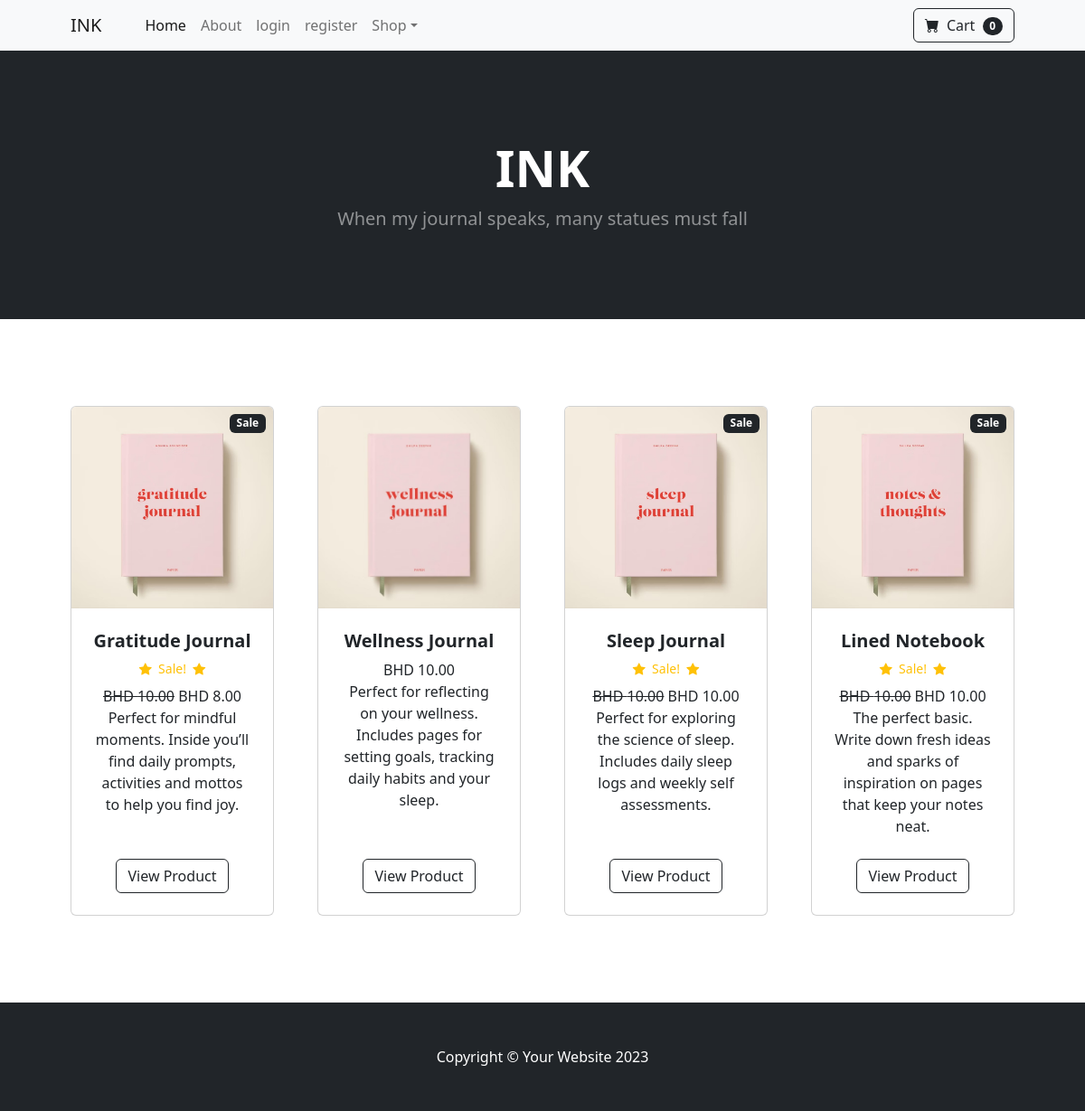
The page / on the database its author committed.
### main_app/models.py (models this page shows, shortened)
class Product(models.Model):
    name = models.CharField(max_length=50)
    price = models.DecimalField(default=0.0, decimal_places=2, max_digits=10)
    category = models.ForeignKey(Category, on_delete=models.CASCADE,default=1)
    description = models.TextField(max_length=250, default='', blank=True, null=True)
    image = models.ImageField(upload_to='uploads/products/')
    image = models.ImageField(upload_to='products/')
    is_sale = models.BooleanField(default=False)
    sale_price = models.DecimalField(default=0.0, decimal_places=2, max_digits=6)

### main_app/views.py (the view)
# urls.py: path('', views.home, name='home'),
def home(request):
    products = Product.objects.all()
    return render(request, 'home.html',{'products':products})

### cart/cart.py (called while the page is built)
    def __len__(self):
        return len(self.cart)

### cart/context_processors.py (called while the page is built)
def cart(request):
    return {'cart': Cart(request)}

### main_app/templates/home.html (shortened to what this page needs)
{% extends 'base.html'%}
{% block content %}
        <header class="bg-dark py-5">
            <div class="container px-4 px-lg-5 my-5">
                <div class="text-center text-white">
                    <h1 class="display-4 fw-bolder">INK</h1>
                    <p class="lead fw-normal text-white-50 mb-0">When my journal speaks, many statues must fall</p>
                </div>
            </div>
        </header>
        <section class="py-5">
            <div class="container px-4 px-lg-5 mt-5">
                <div class="row gx-4 gx-lg-5 row-cols-2 row-cols-md-3 row-cols-xl-4 justify-content-center">
         {% for product in products %}
             {% if product.is_sale %}
             <div class="col mb-5">
                <div class="card h-100">
                    <div class="badge bg-dark text-white position-absolute" style="top: 0.5rem; right:0.5rem">Sale</div>
                    <img class="card-img-top" src="{{ product.image.url }}" alt="{{ product.name }}" />
                    <div class="card-body p-4">
                        <div class="text-center">
                            <h5 class="fw-bolder">{{ product.name }}</h5>
                            <div class="d-flex justify-content-center small
                             text-warning mb-2">
                            <div class="bi-star-fill"></div> &nbsp;&nbsp;Sale!&nbsp;&nbsp;
                            <div class="bi-star-fill"></div>
                            </div>
                         <strike> BHD {{ product.price }}</strike> BHD {{ product.sale_price }}
                        {{ product.description }}
                        </div>
                    </div>
                    <div class="card-footer p-4 pt-0 border-top-0 bg-transparent">
                        <div class="text-center"><a class="btn btn-outline-dark mt-auto" href="{% url 'product' product.id %}">View Product</a></div>
                    </div>
                </div>
            </div>
             {% else %}
                    <div class="col mb-5">
                        <div class="card h-100">
                            <img class="card-img-top" src="{{ product.image.url }}" alt="{{ product.name }}" />
                            <div class="card-body p-4">
                                <div class="text-center">
                                    <h5 class="fw-bolder">{{ product.name }}</h5>
                                 BHD {{ product.price }}
                                {{ product.description }}
                                </div>
                            </div>
                            <div class="card-footer p-4 pt-0 border-top-0 bg-transparent">
                                <div class="text-center"><a class="btn btn-outline-dark mt-auto" href="{% url 'product' product.id %}">View Product</a></div>
                            </div>
                        </div>
                    </div>
                    {% endif %}
                    {% endfor %}
            </div>
        </section>
{% endblock %}

### main_app/templates/base.html (shortened to what this page needs)
{% load static %}
<!DOCTYPE html>
<html lang="en">
    <head>
        <link href="https://cdn.jsdelivr.net/npm/bootstrap-icons@1.5.0/font/bootstrap-icons.css" rel="stylesheet" />
        <link href="{% static 'css/styles.css' %}" rel="stylesheet">
    </head>
    <body>
       {% include 'navbar.html' %}
       {% block content %}
       {% endblock %}
        <footer class="py-5 bg-dark">
            <div class="container"><p class="m-0 text-center text-white">Copyright &copy; Your Website 2023</p></div>
        </footer>
    </body>
</html>

### main_app/templates/navbar.html (shortened to what this page needs)
 <nav class="navbar navbar-expand-lg navbar-light bg-light">
    <div class="container px-4 px-lg-5">
        <a class="navbar-brand" href="#!">INK</a>
        <div class="collapse navbar-collapse" id="navbarSupportedContent">
            <ul class="navbar-nav me-auto mb-2 mb-lg-0 ms-lg-4">
                <li class="nav-item"><a class="nav-link active" aria-current="page" href="{% url "home" %}">Home</a></li>
                <li class="nav-item"><a class="nav-link" href="{% url "about" %}">About</a></li>
                {% if user.is_authenticated %}
                <li class="nav-item"><a class="nav-link" href="{% url "logout" %}">logout </a></li>
                {% else %}
                <li class="nav-item"><a class="nav-link" href="{% url "login" %}">login </a></li>
                <li class="nav-item"><a class="nav-link" href="{% url "register" %}">register </a></li>
                {% endif %}
                <li class="nav-item dropdown">
                    <a class="nav-link dropdown-toggle" id="navbarDropdown" href="#" role="button" data-bs-toggle="dropdown" aria-expanded="false">Shop</a>
                </li>
            </ul>
            <form class="d-flex">
                <a href="{% url 'cart_summary' %}" class="btn btn-outline-dark"><i class="bi-cart-fill me-1"></i>
                    Cart
                    <span class="badge bg-dark text-white ms-1 rounded-pill" id="cart_quantity">{{ cart | length }}</span></a>
            </form>
        </div>
    </div>
</nav>

### rows shown on the page
Product: image (picture), name "Gratitude Journal", price "10.00", sale_price "8.00", description "Perfect for mindful moments. Inside you’ll find daily prompts, activities and mottos to help you find joy."
Product: image (picture), name "Wellness Journal", price "10.00", description "Perfect for reflecting on your wellness. Includes pages for setting goals, tracking daily habits and your sleep."
Product: image (picture), name "Sleep Journal", price "10.00", sale_price "10.00", description "Perfect for exploring the science of sleep. Includes daily sleep logs and weekly self assessments."
Product: image (picture), name "Lined Notebook", price "10.00", sale_price "10.00", description "The perfect basic. Write down fresh ideas and sparks of inspiration on pages that keep your notes neat."

### other values the page prints
{{ cart | length }} "0"
